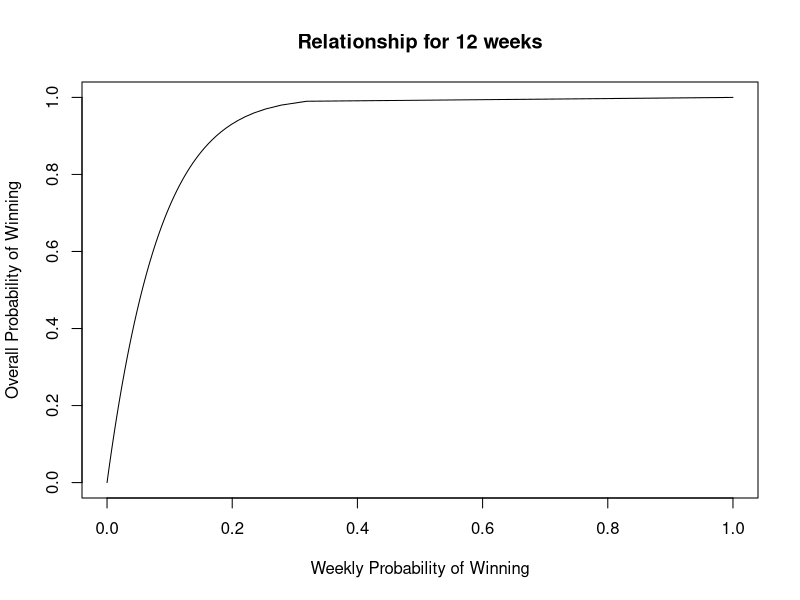
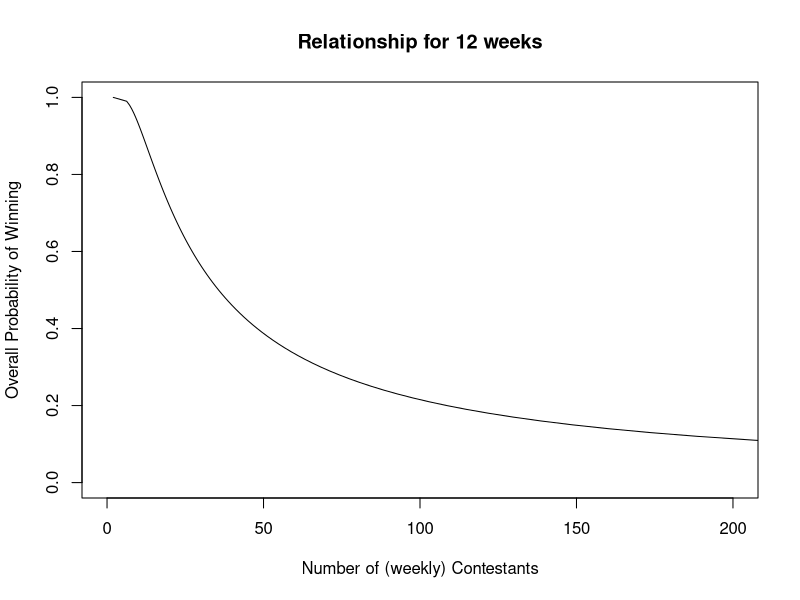

Here is the R script that generated these plots, in order:

calculate_probability <- function(weeks, overall_prob) {
  # Calculate the minimum weekly probability of winning (Geometric CDF)
  weekly_prob_win <- 1 - (1 - overall_prob)^(1/weeks)
  
  # Calculate alongside the number of contestants that equate this probability 
  # (2/x = prop)
  contestants <- (1/weekly_prob_win) * 2
  
  return(c(weekly_prob_win,contestants))
}



weeks <- 12

# Generate a sequence of overall probabilities
overall_probs <- seq(0, 1, by = 0.01)


# Calculate the corresponding weekly probabilities and contestants using the modified function
weekly_probs <- sapply(overall_probs, calculate_probability, weeks = weeks)

# Plot the results
plot(weekly_probs[1, ], overall_probs, type = 'l', 
     ylab = 'Overall Probability of Winning', 
     xlab = 'Weekly Probability of Winning', 
     main = paste('Relationship for', weeks, 'weeks'))

plot(weekly_probs[2, ], overall_probs, type = 'l', 
     ylab = 'Overall Probability of Winning', 
     xlab = 'Number of (weekly) Contestants',
     xlim = c(0,200),
     main = paste('Relationship for', weeks, 'weeks'))

calculate_probability(weeks, 0.50)



